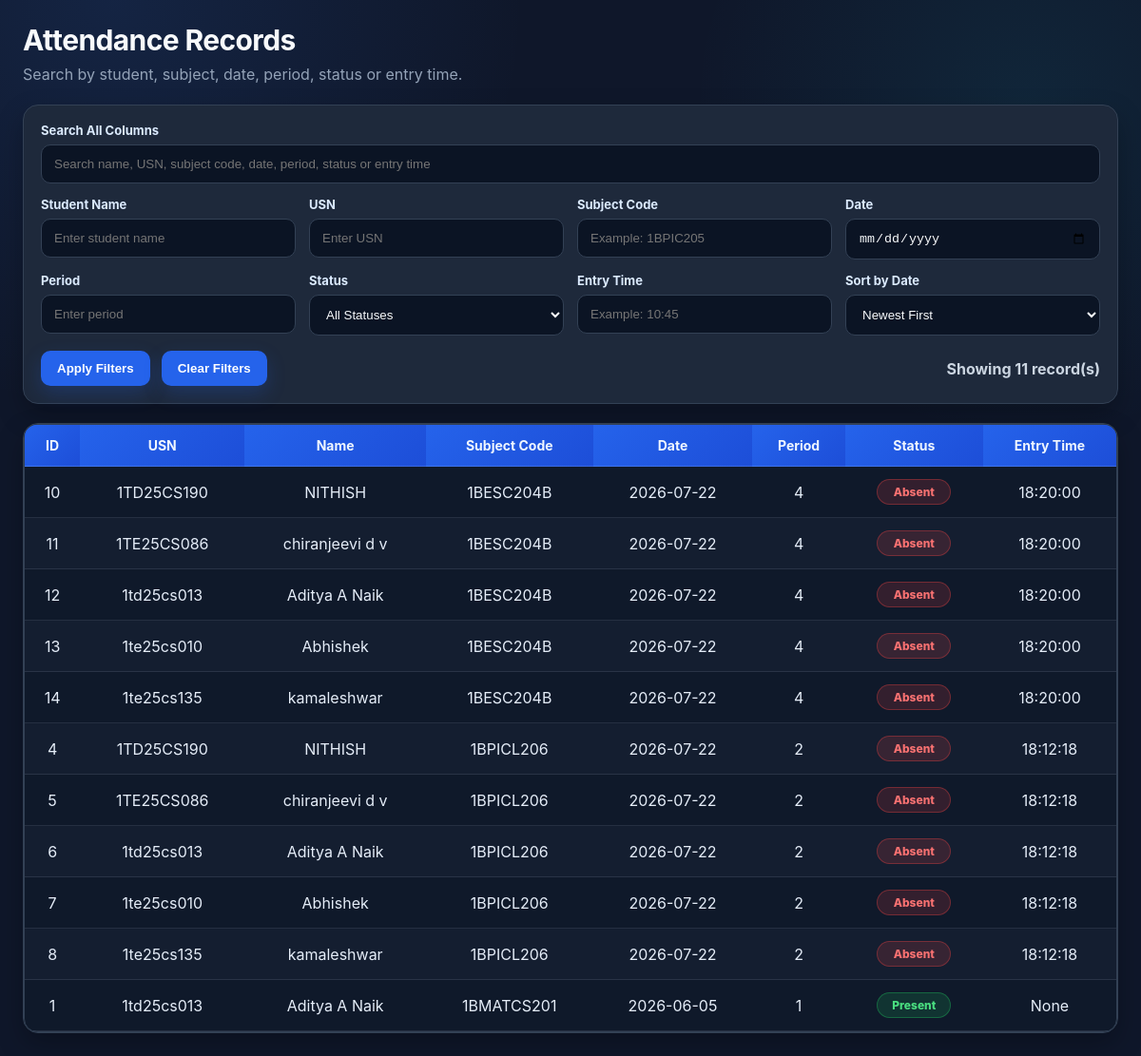
Screenshot of /attendance_records with the database file from the repository.
### tables this page shows
CREATE TABLE attendance(

        id INTEGER PRIMARY KEY AUTOINCREMENT,

        usn TEXT,
        subject_code TEXT,
        date TEXT,
        period INTEGER,
        status TEXT

    , entry_time TEXT, recognition_count INTEGER DEFAULT 0);

CREATE TABLE students(

        usn TEXT PRIMARY KEY,
        name TEXT,
        photo BLOB

    );

### app_final_modified.py (the view)
@app.route("/attendance_records")
def attendance_records():
    conn = sqlite3.connect(DATABASE_PATH)
    conn.row_factory = sqlite3.Row
    try:
        c = conn.cursor()
        c.execute("""
            SELECT
                attendance.id,
                attendance.usn,
                students.name,
                attendance.subject_code,
                attendance.date,
                attendance.period,
                attendance.status,
                attendance.entry_time,
                attendance.recognition_count
            FROM attendance
            LEFT JOIN students
                ON attendance.usn=students.usn
            ORDER BY
                attendance.date DESC,
                attendance.period DESC,
                attendance.usn ASC
        """)
        return render_template(
            "attendance_records.html",
            records=c.fetchall(),
        )
    finally:
        conn.close()

### templates/attendance_records.html (shortened to what this page needs)
<!DOCTYPE html>
<html lang="en">
<head>
<link rel="stylesheet"
      href="{{ url_for('static', filename='style.css') }}">
</head>
<body>
<div class="page-container">
    <div class="page-header">
        <h2>Attendance Records</h2>
        <p>
            Search by student, subject, date, period,
            status or entry time.
        </p>
    </div>
    <div class="filter-card">
        <div class="search-grid">
            <div class="field full-search">
                <label for="globalSearch">
                    Search All Columns
                </label>
                <input
                    type="text"
                    id="globalSearch"
                    placeholder="Search name, USN, subject code, date, period, status or entry time">
            </div>
            <div class="field">
                <label for="nameSearch">
                    Student Name
                </label>
                <input
                    type="text"
                    id="nameSearch"
                    placeholder="Enter student name">
            </div>
            <div class="field">
                <label for="usnSearch">
                    USN
                </label>
                <input
                    type="text"
                    id="usnSearch"
                    placeholder="Enter USN">
            </div>
            <div class="field">
                <label for="subjectSearch">
                    Subject Code
                </label>
                <input
                    type="text"
                    id="subjectSearch"
                    placeholder="Example: 1BPIC205">
            </div>
            <div class="field">
                <label for="dateSearch">
                    Date
                </label>
                <input
                    type="date"
                    id="dateSearch">
            </div>
            <div class="field">
                <label for="periodSearch">
                    Period
                </label>
                <input
                    type="text"
                    id="periodSearch"
                    placeholder="Enter period">
            </div>
            <div class="field">
                <label for="statusSearch">
                    Status
                </label>
                <select id="statusSearch">
                    <option value="">
                        All Statuses
                    </option>
                </select>
            </div>
            <div class="field">
                <label for="entryTimeSearch">
                    Entry Time
                </label>
                <input
                    type="text"
                    id="entryTimeSearch"
                    placeholder="Example: 10:45">
            </div>
            <div class="field">
                <label for="dateSort">
                    Sort by Date
                </label>
                <select id="dateSort">
                    <option value="newest">
                        Newest First
                    </option>
                </select>
            </div>
        </div>
        <div class="filter-actions">
            <button
                type="button"
                class="btn btn-primary"
                id="applyFilters">
                Apply Filters
            </button>
            <button
                type="button"
                class="btn btn-secondary"
                id="clearFilters">
                Clear Filters
            </button>
            <div class="result-count">
                Showing
                <span id="visibleCount">0</span>
                record(s)
            </div>
        </div>
    </div>
    <div class="table-card">
        <div class="table-wrapper">
            <table id="attendanceTable">
                <thead>
                    <tr>
                        <th data-column="0">ID</th>
                        <th data-column="1">USN</th>
                        <th data-column="2">Name</th>
                        <th data-column="3">Subject Code</th>
                        <th data-column="4">Date</th>
                        <th data-column="5">Period</th>
                        <th data-column="6">Status</th>
                        <th data-column="7">Entry Time</th>
                    </tr>
                </thead>
                <tbody id="attendanceBody">
                    {% for row in records %}
                    <tr data-original-index="{{ loop.index0 }}">
                        <td>
                            {{ row['id'] }}
                        </td>
                        <td>
                            {{ row['usn'] }}
                        </td>
                        <td>
                            {{ row['name'] }}
                        </td>
                        <td>
                            {{ row['subject_code'] }}
                        </td>
                        <td>
                            {{ row['date'] }}
                        </td>
                        <td>
                            {{ row['period'] }}
                        </td>
                        <td>
                            {% if row['status']|lower == 'present' %}
                            <span class="status-badge status-present">
                                {{ row['status'] }}
                            </span>
                            {% else %}
                            <span class="status-badge status-absent">
                                {{ row['status'] }}
                            </span>
                            {% endif %}
                        </td>
                        <td>
                            {{ row['entry_time'] }}
                        </td>
                    </tr>
                    {% endfor %}
                </tbody>
            </table>
        </div>
    </div>
</div>
</body>
</html>

### static/style.css (style rules this page uses)
:root { --bg:#0b1220; --bg-2:#0f172a; --panel:#111c30; --panel-2:#17233a; --panel-3:#1e2d47; --border:#2b3b55; --text:#f8fafc; --muted:#a9b7cc; --primary:#3b82f6; --primary-2:#2563eb; --accent:#22d3ee; --success:#22c55e; --warning:#f59e0b; --danger:#ef4444; --shadow:0 18px 45px rgba(0,0,0,.28); --radius:16px; }
* { box-sizing:border-box }
html { scroll-behavior:smooth }
body { margin:0 !important; min-height:100vh; font-family:Inter,Segoe UI,Roboto,Arial,sans-serif !important; color:var(--text) !important; background: radial-gradient(circle at 10% 0%,rgba(59,130,246,.12),transparent 28%), radial-gradient(circle at 90% 10%,rgba(34,211,238,.08),transparent 24%), var(--bg) !important; animation:pageFade .35s ease-out; }
h1,h2,h3 { color:var(--text) !important;letter-spacing:-.02em }
p { color:var(--muted) }
button,.btn,.add,.add-btn,.edit-btn,.delete-btn,.button-link,.subject-btn,input[type="submit"] { display:inline-flex; align-items:center; justify-content:center; gap:8px; border:1px solid transparent !important; border-radius:10px !important; padding:10px 16px !important; font-weight:700 !important; text-decoration:none !important; color:#fff !important; cursor:pointer; background:linear-gradient(135deg,var(--primary),var(--primary-2)) !important; box-shadow:0 8px 20px rgba(37,99,235,.22); transition:transform .2s ease,box-shadow .2s ease,filter .2s ease,border-color .2s ease !important; }
input,select,textarea { width:100%; color:var(--text) !important; background:#0b1424 !important; border:1px solid var(--border) !important; border-radius:10px !important; padding:12px 13px !important; outline:none; transition:border-color .2s ease,box-shadow .2s ease !important; }
label { color:#dbeafe !important;font-weight:650 }
table { width:100% !important; border-collapse:separate !important; border-spacing:0 !important; color:var(--text) !important; background:rgba(11,20,36,.72) !important; border:1px solid var(--border) !important; border-radius:14px !important; overflow:hidden; }
th { position:sticky; top:0; z-index:2; padding:13px 12px !important; text-align:center; color:#eff6ff !important; background:linear-gradient(135deg,#2563eb,#1d4ed8) !important; border-bottom:1px solid rgba(255,255,255,.12) !important; white-space:nowrap; }
td { padding:13px 12px !important; text-align:center; color:#e5edf8 !important; border-bottom:1px solid rgba(148,163,184,.16) !important; }
tr:nth-child(even) td { background:rgba(30,41,59,.36) }

### rows the page displays
attendance: id "10", usn "1TD25CS190", name "NITHISH", subject_code "1BESC204B", date "2026-07-22", period "4", status "Absent", entry_time "18:20:00"
attendance: id "11", usn "1TE25CS086", name "chiranjeevi d v", subject_code "1BESC204B", date "2026-07-22", period "4", status "Absent", entry_time "18:20:00"
attendance: id "12", usn "1td25cs013", name "Aditya A Naik", subject_code "1BESC204B", date "2026-07-22", period "4", status "Absent", entry_time "18:20:00"
attendance: id "13", usn "1te25cs010", name "Abhishek", subject_code "1BESC204B", date "2026-07-22", period "4", status "Absent", entry_time "18:20:00"
attendance: id "14", usn "1te25cs135", name "kamaleshwar", subject_code "1BESC204B", date "2026-07-22", period "4", status "Absent", entry_time "18:20:00"
attendance: id "4", usn "1TD25CS190", name "NITHISH", subject_code "1BPICL206", date "2026-07-22", period "2", status "Absent", entry_time "18:12:18"
attendance: id "5", usn "1TE25CS086", name "chiranjeevi d v", subject_code "1BPICL206", date "2026-07-22", period "2", status "Absent", entry_time "18:12:18"
attendance: id "6", usn "1td25cs013", name "Aditya A Naik", subject_code "1BPICL206", date "2026-07-22", period "2", status "Absent", entry_time "18:12:18"
attendance: id "7", usn "1te25cs010", name "Abhishek", subject_code "1BPICL206", date "2026-07-22", period "2", status "Absent", entry_time "18:12:18"
attendance: id "8", usn "1te25cs135", name "kamaleshwar", subject_code "1BPICL206", date "2026-07-22", period "2", status "Absent", entry_time "18:12:18"
attendance: id "1", usn "1td25cs013", name "Aditya A Naik", subject_code "1BMATCS201", date "2026-06-05", period "1", status "Present", entry_time "None"
